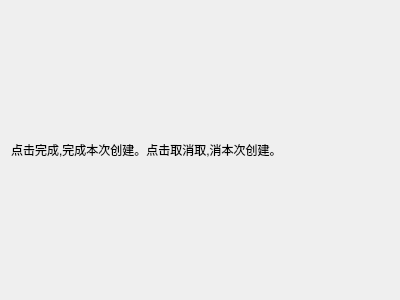
<?xml version="1.0" encoding="UTF-8"?>
<ui version="4.0">
 <class>ConfirmPage</class>
 <widget class="QWizardPage" name="ConfirmPage">
  <property name="geometry">
   <rect>
    <x>0</x>
    <y>0</y>
    <width>400</width>
    <height>300</height>
   </rect>
  </property>
  <property name="windowTitle">
   <string>WizardPage</string>
  </property>
  <layout class="QGridLayout" name="gridLayout">
   <item row="0" column="0">
    <layout class="QVBoxLayout" name="verticalLayout">
     <item>
      <widget class="QLabel" name="label">
       <property name="text">
        <string>点击完成,完成本次创建。点击取消取,消本次创建。</string>
       </property>
      </widget>
     </item>
    </layout>
   </item>
  </layout>
 </widget>
 <resources/>
 <connections/>
</ui>
